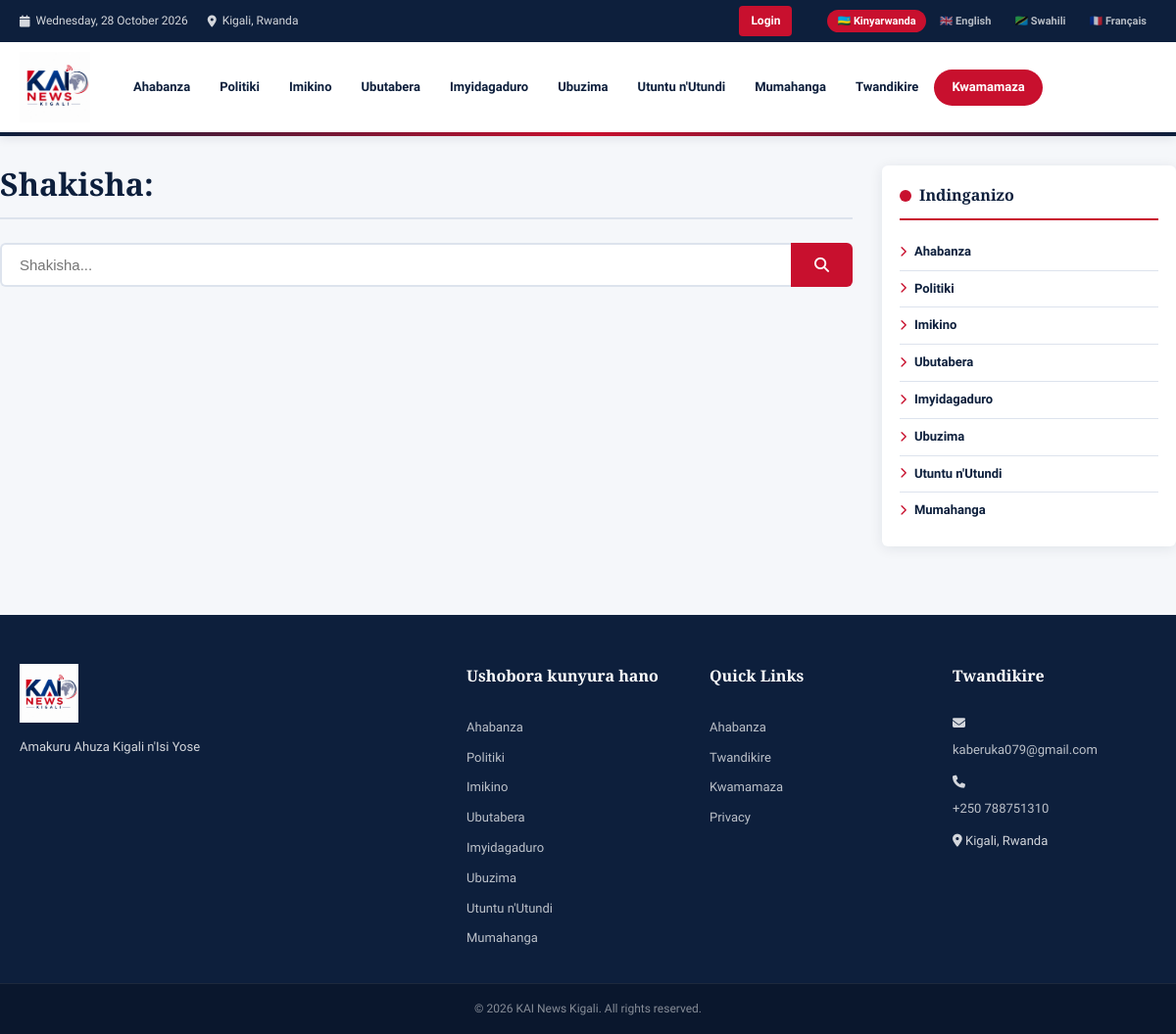
Screenshot of /search.php with the database file from the repository.
### tables this page shows
CREATE TABLE `categories` (
  `id` INT AUTO_INCREMENT PRIMARY KEY,
  `slug` VARCHAR(100) NOT NULL UNIQUE,
  `name_rw` VARCHAR(200) NOT NULL,
  `name_en` VARCHAR(200) NOT NULL,
  `name_sw` VARCHAR(200) NOT NULL,
  `name_fr` VARCHAR(200) NOT NULL,
  `sort_order` INT DEFAULT 0
);

### includes/config.php (called while the page is built, shortened)
<?php
function db() {
    static $conn = null;
    if ($conn === null) {
        $conn = new mysqli(DB_HOST, DB_USER, DB_PASS, DB_NAME);
        $conn->set_charset('utf8mb4');
    }
    return $conn;
}
function e($s) { return htmlspecialchars($s ?? '', ENT_QUOTES, 'UTF-8'); }
function getSetting($key) {
    $db = db();
    $stmt = $db->prepare("SELECT value FROM settings WHERE key_name=?");
    $stmt->bind_param("s", $key);
    $stmt->execute();
    $result = $stmt->get_result()->fetch_assoc();
    return $result ? $result['value'] : '';
}
function getCategories() {
    return db()->query("SELECT * FROM categories ORDER BY sort_order")->fetch_all(MYSQLI_ASSOC);
}
function getLang() {
    $lang = $_GET['lang'] ?? $_SESSION['lang'] ?? 'rw';
    return in_array($lang, ['rw','en','sw','fr']) ? $lang : 'rw';
}
$LANG = getLang();
$LABELS = [
    'rw' => [
        'home' => 'Ahabanza', 'latest' => 'Amakuru Mashya', 'read_more' => 'Soma Byinshi',
        'search' => 'Shakisha', 'share' => 'Sangira', 'advertise' => 'Kwamamaza',
        'contact' => 'Twandikire', 'views' => 'Ibyasomwe', 'by' => 'Na', 'written_by' => 'Byanditswe na',
        'related' => 'Amakuru Afitanye Isano', 'gallery' => 'Amafoto',
        'breaking' => 'IBYIHUTIRWA',
    ],
    'en' => [
        'home' => 'Home', 'latest' => 'Latest News', 'read_more' => 'Read More',
        'search' => 'Search', 'share' => 'Share', 'advertise' => 'Advertise',
        'contact' => 'Contact Us', 'views' => 'Views', 'by' => 'By', 'written_by' => 'Written by',
        'related' => 'Related News', 'gallery' => 'Photo Gallery',
        'breaking' => 'BREAKING',
    ],
    'sw' => [
        'home' => 'Nyumbani', 'latest' => 'Habari za Hivi Karibuni', 'read_more' => 'Soma Zaidi',
        'search' => 'Tafuta', 'share' => 'Shiriki', 'advertise' => 'Tangaza',
        'contact' => 'Wasiliana Nasi', 'views' => 'Maoni', 'by' => 'Na', 'written_by' => 'Kaliandikwa na',
        'related' => 'Habari Zinazohusiana', 'gallery' => 'Picha',
        'breaking' => 'HABARI ZA HARAKA',
    ],
    'fr' => [
        'home' => 'Accueil', 'latest' => 'Dernières nouvelles', 'read_more' => 'Lire la suite',
        'search' => 'Rechercher', 'share' => 'Partager', 'advertise' => 'Publicité',
        'contact' => 'Contactez-nous', 'views' => 'Vues', 'by' => 'Par', 'written_by' => 'Écrit par',
        'related' => 'Actualités connexes', 'gallery' => 'Galerie',
        'breaking' => 'ALERTE',
    ],
];
function L($key) {
    global $LABELS, $LANG;
    return $LABELS[$LANG][$key] ?? $LABELS['rw'][$key] ?? $key;
}
?>

### search.php (the view, shortened to what this page needs)
<?php
require_once 'includes/config.php';
$q = trim($_GET['q'] ?? '');
?>
<!DOCTYPE html>
<html lang="<?= $LANG ?>">
<head>
<link rel="stylesheet" href="assets/css/style.css">
<link rel="stylesheet" href="https://cdnjs.cloudflare.com/ajax/libs/font-awesome/6.5.0/css/all.min.css">
</head>
<body>
<?php include 'includes/header.php'; ?>
<div class="container article-layout">
  <main class="article-main">
    <div class="cat-page-header">
      <h1><?= L('search') ?>: <?= e($q) ?></h1>
    </div>
    <form action="search.php" method="GET" style="margin-bottom:24px">
      <div style="display:flex;gap:0">
        <input type="text" name="q" value="<?= e($q) ?>" placeholder="<?= L('search') ?>..."
               style="flex:1;padding:12px 18px;border:2px solid #dde3ed;border-right:none;border-radius:6px 0 0 6px;font-size:15px;outline:none">
        <button type="submit" style="background:#c8102e;color:white;padding:12px 24px;border:none;border-radius:0 6px 6px 0;cursor:pointer;font-size:15px">
          <i class="fa fa-search"></i>
        </button>
      </div>
    </form>
  </main>
  <aside class="sidebar">
    <div class="widget">
      <div class="widget-title"><?= $LANG==='en'?'Categories':'Indinganizo' ?></div>
      <?php foreach (getCategories() as $cat): ?>
      <a href="category.php?slug=<?= urlencode($cat['slug']) ?>&lang=<?= $LANG ?>" class="cat-link">
        <i class="fa fa-chevron-right"></i> <?= e($cat['name_'.$LANG]) ?>
      </a>
      <?php endforeach; ?>
    </div>
  </aside>
</div>
<?php include 'includes/footer.php'; ?>
</body>
</html>

### includes/header.php (shortened to what this page needs)
<?php
$categories = getCategories();
$current_url = (isset($_SERVER['HTTPS']) ? 'https' : 'http') . '://' . $_SERVER['HTTP_HOST'] . $_SERVER['REQUEST_URI'];
?>
<header class="site-header">
  <div class="top-bar">
    <div class="container top-bar-inner">
      <div class="top-bar-left">
        <span><i class="fa fa-calendar"></i> <?= date('l, d F Y') ?></span>
        <span><i class="fa fa-map-marker-alt"></i> Kigali, Rwanda</span>
      </div>
      <div class="top-bar-right">
        <div class="header-actions">
          <?php if (isset($_SESSION['admin_id'])): ?>
            <a href="admin/dashboard.php" class="btn btn-primary">Dashboard</a>
            <a href="admin/logout.php" class="btn btn-outline">Logout</a>
          <?php else: ?>
            <a href="admin/login.php" class="btn btn-primary">Login</a>
          <?php endif; ?>
        </div>
        <div class="lang-switcher">
          <?php
          $langs = ['rw'=>'🇷🇼 Kinyarwanda','en'=>'🇬🇧 English','sw'=>'🇹🇿 Swahili','fr'=>'🇫🇷 Français'];
          foreach ($langs as $code => $label):
            $active = ($LANG === $code) ? 'active' : '';
            $url    = strtok($current_url, '?');
            $params = $_GET;
            $params['lang'] = $code;
            $query  = http_build_query($params);
          ?>
          <a href="<?= $url ?>?<?= $query ?>" class="lang-btn <?= $active ?>"><?= $label ?></a>
          <?php endforeach; ?>
        </div>
      </div>
    </div>
  </div>
  <div class="header-main">
    <div class="container header-inner" style="position:relative;">
      <a href="index.php?lang=<?= $LANG ?>" class="site-logo">
        <img src="assets/images/logo.png" alt="KAI News Kigali">
      </a>
      <nav class="main-nav" id="mainNav">
        <a href="index.php?lang=<?= $LANG ?>" class="nav-link"><?= L('home') ?></a>
        <?php foreach ($categories as $category): ?>
          <?php if ($category['slug'] === 'ahabanza') continue; ?>
        <a href="category.php?slug=<?= urlencode($category['slug']) ?>&lang=<?= $LANG ?>" class="nav-link">
          <?= e($category['name_'.$LANG]) ?>
        </a>
        <?php endforeach; ?>
        <a href="contact.php?lang=<?= $LANG ?>" class="nav-link"><?= L('contact') ?></a>
        <a href="advertise.php?lang=<?= $LANG ?>" class="nav-link nav-advertise"><?= L('advertise') ?></a>
      </nav>
    </div>
  </div>
  <div class="brand-accent-bar"></div>
</header>

### includes/footer.php (shortened to what this page needs)
<footer class="site-footer">
  <div class="footer-top">
    <div class="container footer-grid">
      <div class="footer-col">
        <img src="assets/images/logo.png" alt="KAI News Kigali" class="footer-logo">
        <p><?= e(getSetting('site_tagline') ?: 'Amakuru Ahuza Kigali n\'Isi Yose') ?></p>
      </div>
      <div class="footer-col">
        <h4><?= $LANG==='en'?'Categories':($LANG==='fr'?'Catégories':($LANG==='sw'?'Makundi':'Ushobora kunyura hano')) ?></h4>
        <?php foreach (getCategories() as $category): ?>
        <a href="category.php?slug=<?= urlencode($category['slug']) ?>&lang=<?= $LANG ?>"><?= e($category['name_'.$LANG]) ?></a>
        <?php endforeach; ?>
      </div>
      <div class="footer-col">
        <h4><?= $LANG==='en'?'Quick Links':($LANG==='fr'?'Liens rapides':($LANG==='sw'?'Viungo vya Haraka':'Quick Links')) ?></h4>
        <a href="index.php?lang=<?= $LANG ?>"><?= L('home') ?></a>
        <a href="contact.php?lang=<?= $LANG ?>"><?= L('contact') ?></a>
        <a href="advertise.php?lang=<?= $LANG ?>"><?= L('advertise') ?></a>
        <a href="privacy.php?lang=<?= $LANG ?>"><?= $LANG==='en'?'Privacy Policy':($LANG==='fr'?'Politique de confidentialité':'Privacy') ?></a>
      </div>
      <div class="footer-col">
        <?php $siteEmail = getSetting('site_email') ?: 'kaberuka079@gmail.com'; ?>
         <?php $sitePhone = getSetting('site_phone') ?: '+250 788751310'; ?>
        <?php $siteAddress = getSetting('site_address') ?: 'Kigali, Rwanda'; ?>
        <h4><?= $LANG==='en'?'Contact Us':($LANG==='fr'?'Contactez-nous':'Twandikire') ?></h4>
        <p><i class="fa fa-envelope"></i> <a href="mailto:<?= e($siteEmail) ?>"><?= e($siteEmail) ?></a></p>
        <p><i class="fa fa-phone"></i> <a href="tel:<?= e($sitePhone) ?>"><?= e($sitePhone) ?></a></p>
        <p><i class="fa fa-map-marker-alt"></i> <?= e($siteAddress) ?></p>
      </div>
    </div>
  </div>
  <div class="footer-bottom">
    <div class="container">
      <p>&copy; <?= date('Y') ?> KAI News Kigali. <?= $LANG==='en'?'All rights reserved.':($LANG==='fr'?'Tous droits réservés.':($LANG==='sw'?'Haki zote zimehifadhiwa.':'All rights reserved.')) ?></p>
    </div>
  </div>
</footer>

### rows the page displays
categories: name_rw "Politiki"
categories: name_rw "Imikino"
categories: name_rw "Ubutabera"
categories: name_rw "Imyidagaduro"
categories: name_rw "Ubuzima"
categories: name_rw "Utuntu n'Utundi"
categories: name_rw "Mumahanga"
categories: name_rw "Ahabanza"

### other values shown
$label "🇷🇼 Kinyarwanda"
$label "🇬🇧 English"
$label "🇹🇿 Swahili"
$label "🇫🇷 Français"
L('home') "Ahabanza"
L('contact') "Twandikire"
L('advertise') "Kwamamaza"
L('search') "Shakisha"
getSetting('site_tagline') ?: 'Amakuru Ahuza Kigali n\'Isi Yose' "Amakuru Ahuza Kigali n'Isi Yose"
$siteEmail "kaberuka079@gmail.com"
$sitePhone "+250 788751310"
$siteAddress "Kigali, Rwanda"
